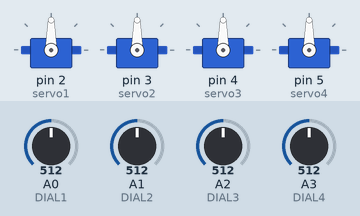
Recording of a sketch running on a simulated Arduino Uno, built with avr-gcc and run on an emulated ATmega328P. On the bench: 4 × servo. The test bench sets the inputs (shaded band); at power-on: A0 (DIAL1) = 512, A1 (DIAL2) = 512, A2 (DIAL3) = 512, A3 (DIAL4) = 512.

Above: at 1.2 s.
1.3 s: A0 (DIAL1) set to 716
At 2.5 s:
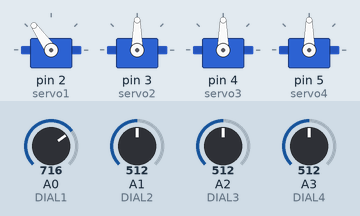
2.8 s: A1 (DIAL2) set to 716
At 3.6 s:
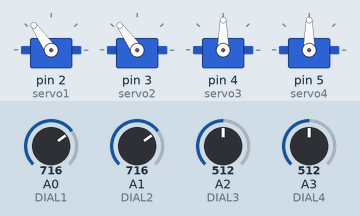
4.3 s: A2 (DIAL3) set to 716
At 4.6 s:
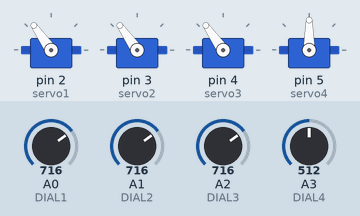
5.8 s: A3 (DIAL4) set to 716
At 7.0 s:
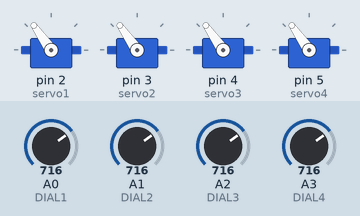
7.3 s: A0 (DIAL1) set to 992
At 8.2 s:
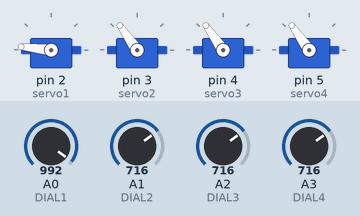
8.8 s: A1 (DIAL2) set to 992
At 9.2 s:
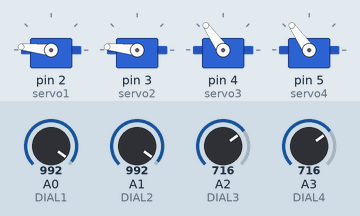
Timing chart, 0 to 11.3 s (numbered marks = the images above; inputs shaded):
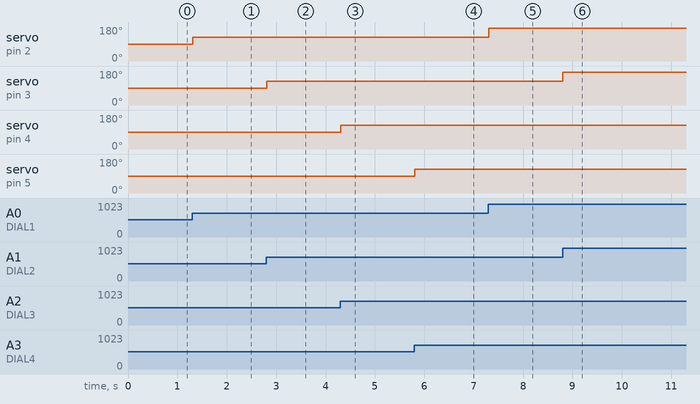

The sketch:

SERVO_tester.ino
```cpp
#include <Servo.h>
Servo servo1;
Servo servo2;
Servo servo3;
Servo servo4;

#define DIAL1 A0
#define DIAL2 A1
#define DIAL3 A2
#define DIAL4 A3

void setup() {
  servo1.attach(2);
  servo2.attach(3);
  servo3.attach(4);
  servo4.attach(5);

  pinMode(DIAL1, INPUT);
  pinMode(DIAL2, INPUT);
  pinMode(DIAL3, INPUT);
  pinMode(DIAL4, INPUT);
}

void loop() {
  servo1.write(map(analogRead(DIAL1), 0, 1023, 0, 180));
  servo2.write(map(analogRead(DIAL2), 0, 1023, 0, 180));
  servo3.write(map(analogRead(DIAL3), 0, 1023, 0, 180));
  servo4.write(map(analogRead(DIAL4), 0, 1023, 0, 180));
  delay(10);
}
```

Measured:
- after the input at 1.3 s, servo on pin 2 (servo1): 90° → 125° at once
- after the input at 2.8 s, servo on pin 3 (servo2): 90° → 125° at once
- after the input at 4.3 s, servo on pin 4 (servo3): 90° → 125° at once
- after the input at 5.8 s, servo on pin 5 (servo4): 90° → 125° at once
- after the input at 7.3 s, servo on pin 2 (servo1): 125° → 174° at once
- after the input at 8.8 s, servo on pin 3 (servo2): 125° → 174° at once
